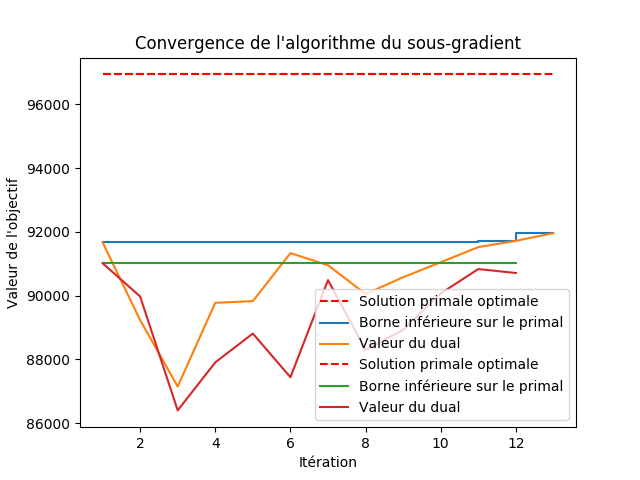

Python code for this plot:
# -*- coding: utf-8 -*-
# subgradient.py: Subgradient algorithm for solving lagrangian relaxation
# authors: Antoine Passemiers, Cedric Simar

from decomposition import decompose_problem

import pulp
import time
import numpy as np

import matplotlib.pyplot as plt


def solve_subproblem(subproblem):
    """ Solve sub-problem of the lagrangian decomposition of SUC.

    Args:
        subproblem (SUCLpProblem): Sub-problem to be solved
    """
    start = time.time()
    # print(subproblem.name)
    status = subproblem.solve()

    if subproblem.status != pulp.constants.LpStatusOptimal:
        n_violated, groups_n_violated = subproblem.constraints_violated()
        print("Number of violated constraints: %i" % n_violated)
        print(subproblem.is_integer_solution(), n_violated)
        for group in groups_n_violated.keys():
            if groups_n_violated[group][0] > 0:
                print("Number of violated constraints of group %s: %i / %i" % (
                    group, groups_n_violated[group][0], groups_n_violated[group][1]))
        print("Problem status: %s" % pulp.LpStatus[subproblem.status])
        assert(subproblem.status == pulp.constants.LpStatusOptimal)
    exec_time = time.time() - start
    #print("\tSub-problem %s - Solve time: %f s (status: %i)" % \
    #    (subproblem.name, exec_time, status))


def solve_with_subgradient(instance, _lambda=0.01, _epsilon=1.0):
    PI, Gs, K, S, C, P_plus = instance.get_attributes(["PI", "Gs", "K", "S", "C", "P_plus"])
    n_periods = instance.n_periods
    n_scenarios = instance.n_scenarios
    n_generators = instance.n_generators

    L_hat = np.sum(PI * np.swapaxes(
        K * np.ones((n_periods, n_scenarios, n_generators)) + \
        S * np.ones((n_periods, n_scenarios, n_generators)) + \
        C * P_plus.T, 1, 2))
    print(L_hat)

    # Lagrangian multipliers
    mu = np.zeros((instance.n_generators, instance.n_scenarios, instance.n_periods))
    nu = np.zeros((instance.n_generators, instance.n_scenarios, instance.n_periods))

    lb_history, ub_history, dual_history = list(), list(), list()
    LB, UB = -np.inf, np.inf
    for k in range(100):
        PP, P1, P2, ED, variables = decompose_problem(instance, mu, nu)
        (u, v, p, theta, w, z, e) = variables

        for s in range(instance.n_scenarios):
            solve_subproblem(P1[s])
        solve_subproblem(P2)

        L_k = P2.objective.value() if P2.objective.value() else 0
        for s in range(instance.n_scenarios):
            L_k += P1[s].objective.value()

        n_violated, groups_n_violated = PP.constraints_violated()
        print("Number of violated constraints: %i" % n_violated)
        for group in groups_n_violated.keys():
            if groups_n_violated[group][0] > 0:
                print("Number of violated constraints of group %s: %i / %i" % (
                    group, groups_n_violated[group][0], groups_n_violated[group][1]))

        if L_k == LB:
            _lambda /= 2
        elif L_k > LB:
            LB = L_k

        u_k = np.swapaxes(u[Gs, :, :].get_var_values(), 2, 1)
        v_k = np.swapaxes(v[Gs, :, :].get_var_values(), 2, 1)
        w_k = w[Gs, :].get_var_values()[..., np.newaxis]
        z_k = z[Gs, :].get_var_values()[..., np.newaxis]

        """
        for g in Gs:
            for t in range(instance.n_periods):
                w[g, t].lowBound = w[g, t].upBound = w[g, t].varValue
                z[g, t].lowBound = z[g, t].upBound = z[g, t].varValue

        for s in range(instance.n_scenarios):
            solve_subproblem(ED[s])

        L_hat = PP.objective.value()
        """

        if L_hat < UB:
            UB = L_hat

        if UB - LB <= _epsilon:
            break

        print("UB: %f, LB: %f" % (UB, LB))
        print("L_hat: %f, L_k: %f" % (L_hat, L_k))
        alpha_k = _lambda * (L_hat - L_k) / np.sum((PI**2) * (u_k - w_k)**2 + \
            (PI**2) * (v_k - z_k)**2)
        
        alpha_k = 2000 * (0.96 ** k)
        
        lb_history.append(LB)
        ub_history.append(UB)
        dual_history.append(L_k)
        
        # print(np.swapaxes(PI * (z_k - v_k), 2, 1))


        mu[Gs, :, :] -= alpha_k * np.swapaxes(PI * (w_k - u_k), 2, 1)
        nu[Gs, :, :] -= alpha_k * np.swapaxes(PI * (z_k - v_k), 2, 1)

    horiz_line_data = np.array([96941.358] * len(lb_history))
    xs = np.arange(1, len(lb_history)+1)
    plt.plot(xs, horiz_line_data, 'r--', label="Solution primale optimale") 
    plt.step(xs, lb_history, label="Borne inférieure sur le primal")
    # plt.step(xs, ub_history)
    plt.plot(xs, dual_history, label="Valeur du dual")
    plt.xlabel("Itération")
    plt.ylabel("Valeur de l'objectif")
    plt.title("Convergence de l'algorithme du sous-gradient")
    plt.legend()
    plt.savefig("subgradient.png")